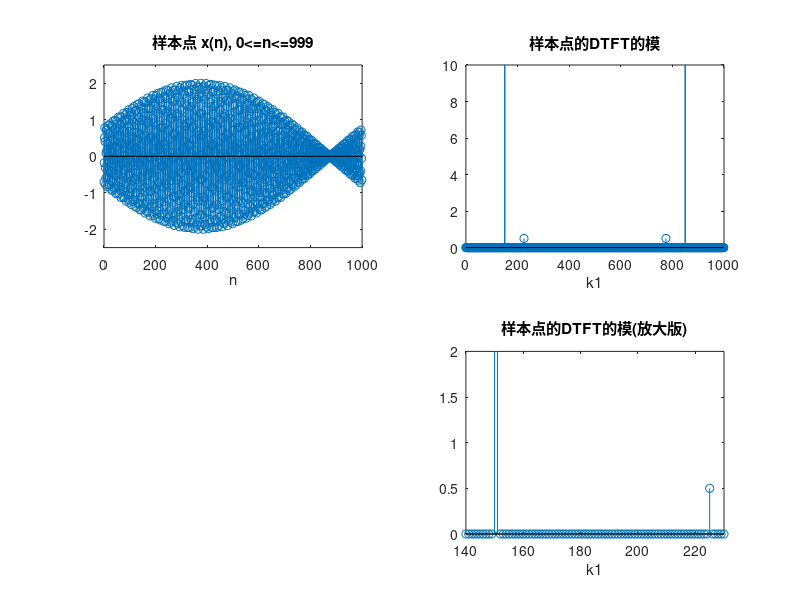

MATLAB code to generate this figure:
clc;clear

n=0:1:1999;
x=0.001*cos(0.45*n*pi)+sin(0.3*n*pi)-cos(0.302*n*pi-pi/4);
%T=1000，所以N要取1000的整数倍才能不泄露


%先确定x(n)的1000点DFT
n1=0:1:999; %取1000个点
y1=x(1:1:1000);
subplot(2,2,1);
stem(n1,y1);
title('样本点 x(n), 0<=n<=999');
xlabel('n')
axis([0,1000,-2.5,2.5]);%限制x,y的坐标范围

Y1=fft(y1,1000);
magY1=abs(Y1(1:1:1000));
k1=0:1:999;
w1=2*pi/1000*k1;

%整体，验证是否只有六根非零谱线
subplot(2,2,2);
stem(k1,magY1);
title('样本点的DTFT的模');
xlabel('k1');
axis([0,1000,0,10]);%改x,y坐标轴的范围

%将左半部分非零谱线放大观察
subplot(2,2,4);
stem(k1,magY1);
title('样本点的DTFT的模(放大版)');
xlabel('k1');
axis([140,230,0,2]);%改x,y坐标轴的范围

% %填充90个零以获得较密的频谱
% n2=0:1:99;
% y2=[x(1:1:10),zeros(1,90)];%填充0
% subplot(3,2,3);
% stem(n2,y2);
% title('样本点 x(n), 0<=n<=9+ 90 zeros');
% xlabel('n')
% axis([0,100,-2.5,2.5]);%限制x,y的坐标范围
% 
% Y2=fft(y2,100);
% magY2=abs(Y2(1:1:51));
% k2=0:1:50;
% w2=2*pi/100*k2;
% 
% subplot(3,2,4);
% %plot(w2/pi,magY2);
% plot(k2,magY2);
% hold on
% %stem(w2/pi,magY2);
% stem(k2,magY2);
% title('DTFT的模');
% xlabel('k')
% axis([0,50,0,10])

% 
% %若取N为周期的两倍：
% subplot(2,2,3);
% stem(n,x);
% title('x(n), 0<=n<=1999');
% xlabel('n')
% axis([0,2000,-2.5,2.5])
% 
% X=fft(x,2000);
% magX=abs(X(1:1:2000));
% k=0:1:1999;
% w=2*pi/2000*k;
% 
% subplot(2,2,4);
% %stem(w/pi,magX);
% stem(k,magX);
% title('DTFT 的模');
% xlabel('k')
% axis([298,452,0,2])
% 
% %因为N为周期的两倍，所以图中有6个理想尖峰








